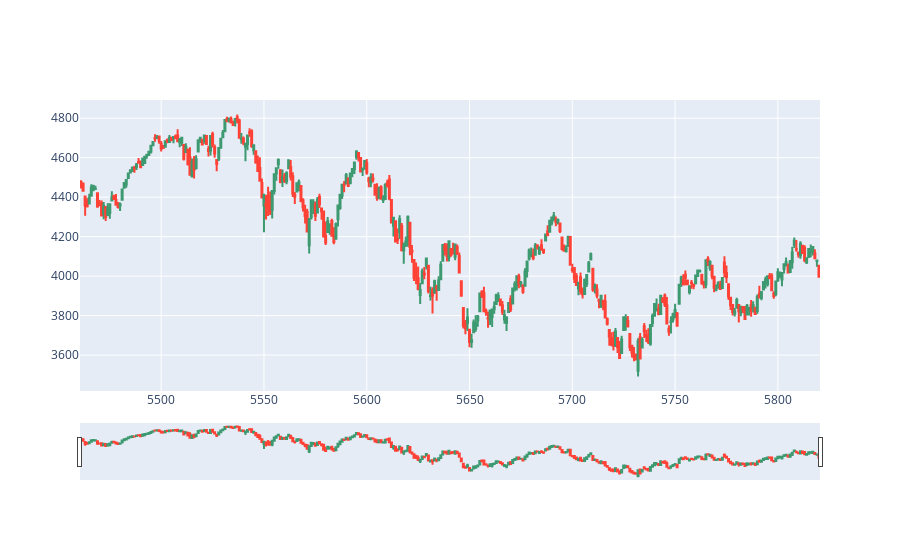

The notebook cell saved with this chart:
### Code cell
#Grafico de velas de un anio
candlestick = go.Candlestick(
                  x     = sp500_1y.index,
                  open  = sp500_1y.Open,
                  close = sp500_1y.Close,
                  low   = sp500_1y.Low,
                  high  = sp500_1y.High,
              )
fig = go.Figure(candlestick)
fig.show()

### Figure 1 — Plotly figure (JSON) as saved in the notebook; plotly's stock layout.template omitted (floating-point values rounded to 4 significant figures; data arrays with more than 128 entries replaced by an {"elided": "..."} marker saying what was removed)
{"data": [{"close": {"elided": "360 float values"}, "high": {"elided": "360 float values"}, "low": {"elided": "360 float values"}, "open": {"elided": "360 float values"}, "type": "candlestick", "x": {"elided": "360 int values"}}], "layout": {}}
